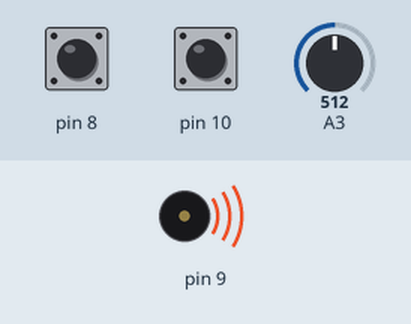
Bench run of a sketch on a simulated Arduino Uno, built with avr-gcc and run on an emulated ATmega328P. Parts: buzzer (waves = sounding). Inputs (shaded band) come from the test bench; at power-on: pin 8 HIGH, pin 10 HIGH, A3 = 512. What the sketch prints to the serial monitor is not drawn.

Above: at 0.3 s.
Timing chart, 0 to 1.8 s (numbered marks = the images above):
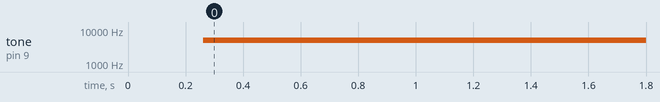

Measured:
- by itself, tone on pin 9: silent → 5000 Hz at 0.26 s

The sketch:

Oscilloscope2.ino
```cpp
int baudDivider = 1;
int baudCode = 0;
byte buf[3];
unsigned long us;
byte analogPin = 3;

void setup() {
  // put your setup code here, to run once:
  //Determine what the buad rate divider will be
  pinMode(8, INPUT_PULLUP);
  pinMode(9, INPUT_PULLUP);
  pinMode(10, INPUT_PULLUP);
  if (digitalRead(8) == LOW) baudCode += 1;
  if (digitalRead(9) == LOW) baudCode += 2;
  if (digitalRead(10) == LOW) baudCode += 4;
  for (int i = 0; i < baudCode; i++) baudDivider *= 2;

  Serial.begin(460800 / baudDivider);
  ADCSRA &= ~(bit (ADPS0) | bit (ADPS1) | bit (ADPS2)); // clear prescaler bits
  ADCSRA |= bit (ADPS2);                               //  set adc clock prescale to 16
  //Set ADMUX to point at analogPin
  ADMUX &= ~(bit(MUX0) | bit(MUX1) | bit(MUX2)); //clear the MUX bits
  ADMUX |= analogPin;  //Set MUX bits
  //Use Vcc as ref voltage
  ADMUX |= ( ADMUX & ~(bit(REFS1) | bit(REFS0)) ) | (1<<6);
  //Left shift ADC results
  ADMUX |= bit(ADLAR);


  //Set up Timer Counter 1 as test input

  TCCR1A = bit(COM1A0) | bit(WGM11) | bit(WGM10);
  TCCR1B = bit(WGM13) | bit(WGM12) | bit(CS11) | bit(CS10);
  OCR1A = 24;
  pinMode(9, OUTPUT);

  //Start obtaining data; don't use the arduino loop function.
  while( true )
  {
    //Start conversion
    ADCSRA |= bit(ADSC);

    //In the meantime, get the time and start filling buffer
    us = micros();

    //Place current microseconds into buffer
    buf[0] = us & 0xFF;
    buf[1] = (us >> 8) & 0x3F;

    //Wait for conversion to complete
    while ( ADCSRA & bit(ADSC) );

    //Get the data
    buf[1] |= ( ADCL & ~(0x3F) );
    buf[2] = ADCH;

    //Send the data
    Serial.print('b');
    Serial.write(buf, 3);

  }
}

void loop() {
}
```
